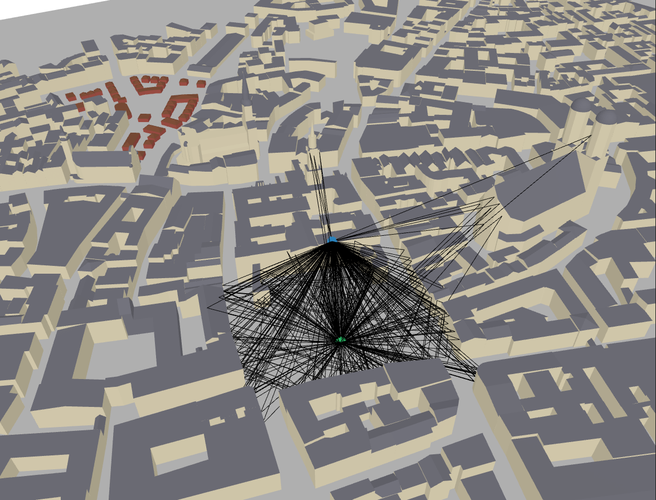
#> input picture Demo/result.png, 656 x 500 px, shrunk from 1177 x 897 before the run, found by its file name
$ python wholepic.py
#> lines starting #> are read from the running program, lines starting #| are printed output that depends on the picture
import matplotlib
matplotlib.use('Agg')
import matplotlib.pyplot as plt
import matplotlib.image as mpimg

# 创建一个3x2的网格布局
fig, axs = plt.subplots(3, 2, figsize=(35, 20))

# 问题和图形的标题
titles = [
    "User Case Demo Result",
    "Question1:Explain how to call the Scene component of the ray tracer using the Sionna Python package.",
    "Question 2: I have installed sionna. How to perform raytracing?",
    "Question 3: How to compute the impulse response accordingly?",
    "Question 4: Create a 2D visualization of the coverage map of muniche scene.",
    "3D View of Question 4"
]

# 图像文件路径
image_paths = [
    "E:\\python\\sionna-rag\\Demo\\result.png",
    "E:\\python\\sionna-rag\\Demo\\img1.png",
    "E:\\python\\sionna-rag\\Demo\\img2.png",
    "E:\\python\\sionna-rag\\Demo\\img3.png",
    "E:\\python\\sionna-rag\\Demo\\img4.png",
    "E:\\python\\sionna-rag\\Demo\\img5.png"
]

# 遍历每个子图并绘制数据
for ax, title, img_path in zip(axs.ravel(), titles, image_paths):
    ax.set_title(title, fontsize=22, fontweight='bold')
    img = mpimg.imread(img_path)
#> img is the input picture: shape (500, 656, 3) float32; mean R, G, B 0.552, 0.539, 0.523
    ax.imshow(img)
    ax.axis('off')  # 如果不需要显示坐标轴

# 调整布局
plt.tight_layout()
plt.subplots_adjust(wspace=0.00, hspace=0.3)  # 调整子图间的间距
plt.savefig("./wh.png")
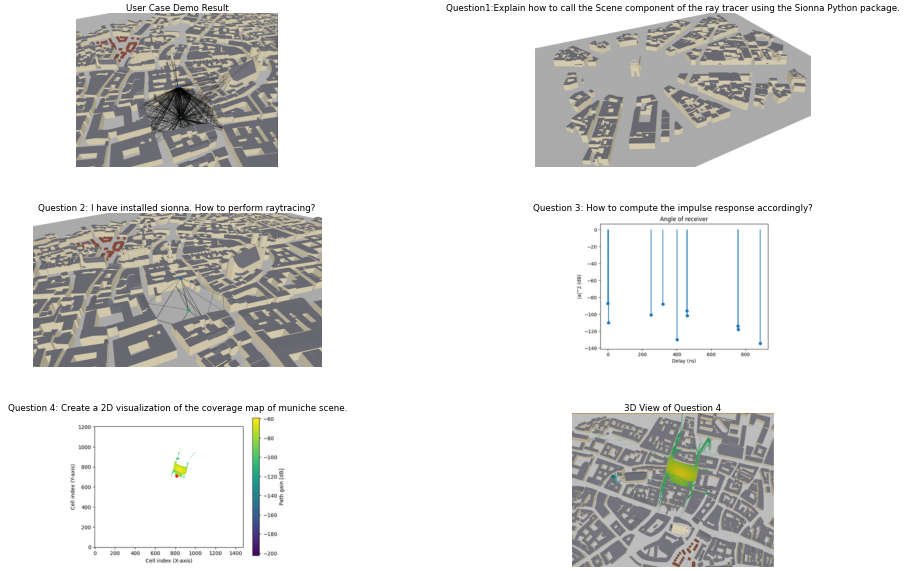
#> figure drawn by matplotlib, 6 panels
plt.show()
